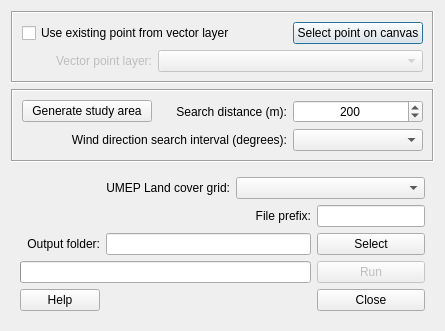
<?xml version="1.0" encoding="UTF-8"?>
<ui version="4.0">
 <class>LandCoverFractionPointDialogBase</class>
 <widget class="QDialog" name="LandCoverFractionPointDialogBase">
  <property name="geometry">
   <rect>
    <x>0</x>
    <y>0</y>
    <width>445</width>
    <height>329</height>
   </rect>
  </property>
  <property name="cursor">
   <cursorShape>ArrowCursor</cursorShape>
  </property>
  <property name="windowTitle">
   <string>Land Cover Fraction Point</string>
  </property>
  <layout class="QVBoxLayout" name="verticalLayout">
   <item>
    <widget class="QFrame" name="frame_2">
     <property name="frameShape">
      <enum>QFrame::Box</enum>
     </property>
     <property name="frameShadow">
      <enum>QFrame::Sunken</enum>
     </property>
     <layout class="QGridLayout" name="gridLayout">
      <item row="0" column="0" colspan="2">
       <widget class="QCheckBox" name="checkBoxVectorLayer">
        <property name="layoutDirection">
         <enum>Qt::LeftToRight</enum>
        </property>
        <property name="text">
         <string>Use existing point from vector layer</string>
        </property>
       </widget>
      </item>
      <item row="0" column="2">
       <widget class="QPushButton" name="selectpoint">
        <property name="contextMenuPolicy">
         <enum>Qt::DefaultContextMenu</enum>
        </property>
        <property name="toolTip">
         <string>Click to create a point from where the calculations will take place. When you click the button, the plugin will be disabled until you have clicked the map canvas.</string>
        </property>
        <property name="whatsThis">
         <string>Select a point on the canvas &lt;a href=README.html&gt; Click here for more info! &lt;/a href&gt;</string>
        </property>
        <property name="text">
         <string>Select point on canvas</string>
        </property>
       </widget>
      </item>
      <item row="1" column="0">
       <widget class="QLabel" name="label_6">
        <property name="enabled">
         <bool>false</bool>
        </property>
        <property name="text">
         <string>Vector point layer:</string>
        </property>
        <property name="alignment">
         <set>Qt::AlignRight|Qt::AlignTrailing|Qt::AlignVCenter</set>
        </property>
        <property name="buddy">
         <cstring>comboBox_Point</cstring>
        </property>
       </widget>
      </item>
      <item row="1" column="1" colspan="2">
       <widget class="QComboBox" name="comboBox_Point">
        <property name="enabled">
         <bool>false</bool>
        </property>
        <property name="toolTip">
         <string>&lt;!DOCTYPE HTML PUBLIC &quot;-//W3C//DTD HTML 4.0//EN&quot; &quot;http://www.w3.org/TR/REC-html40/strict.dtd&quot;&gt;
&lt;html&gt;&lt;head&gt;&lt;meta name=&quot;qrichtext&quot; content=&quot;1&quot; /&gt;&lt;style type=&quot;text/css&quot;&gt;
p, li { white-space: pre-wrap; }
&lt;/style&gt;&lt;/head&gt;&lt;body style=&quot; font-family:'MS Shell Dlg 2'; font-size:8.25pt; font-weight:400; font-style:normal;&quot;&gt;
&lt;p style=&quot; margin-top:0px; margin-bottom:0px; margin-left:0px; margin-right:0px; -qt-block-indent:0; text-indent:0px;&quot;&gt;&lt;span style=&quot; font-size:8pt;&quot;&gt;This Polygon layer could include one single or mutiple squares &lt;/span&gt;&lt;/p&gt;&lt;/body&gt;&lt;/html&gt;</string>
        </property>
       </widget>
      </item>
     </layout>
    </widget>
   </item>
   <item>
    <widget class="QFrame" name="frame_3">
     <property name="frameShape">
      <enum>QFrame::Box</enum>
     </property>
     <property name="frameShadow">
      <enum>QFrame::Sunken</enum>
     </property>
     <layout class="QGridLayout" name="gridLayout_2">
      <item row="0" column="0">
       <widget class="QPushButton" name="generateArea">
        <property name="contextMenuPolicy">
         <enum>Qt::DefaultContextMenu</enum>
        </property>
        <property name="toolTip">
         <string>This button is connected to the Search distance (m). When you click it, a circular polygon layer (Study area) is generated. This is the area that will be used to obtain the land cover fractions.</string>
        </property>
        <property name="whatsThis">
         <string>Select a point on the canvas &lt;a href=README.html&gt; Click here for more info! &lt;/a href&gt;</string>
        </property>
        <property name="text">
         <string>Generate study area</string>
        </property>
       </widget>
      </item>
      <item row="0" column="1">
       <widget class="QLabel" name="label">
        <property name="text">
         <string>Search distance (m):</string>
        </property>
        <property name="alignment">
         <set>Qt::AlignRight|Qt::AlignTrailing|Qt::AlignVCenter</set>
        </property>
       </widget>
      </item>
      <item row="1" column="2">
       <widget class="QComboBox" name="degreeBox">
        <property name="toolTip">
         <string>This decides the interval in search directions for which the morphometric parameters will be calculated.</string>
        </property>
       </widget>
      </item>
      <item row="0" column="2">
       <widget class="QSpinBox" name="spinBox">
        <property name="alignment">
         <set>Qt::AlignCenter</set>
        </property>
        <property name="suffix">
         <string/>
        </property>
        <property name="maximum">
         <number>5000</number>
        </property>
        <property name="singleStep">
         <number>10</number>
        </property>
        <property name="value">
         <number>200</number>
        </property>
       </widget>
      </item>
      <item row="1" column="0" colspan="2">
       <widget class="QLabel" name="label_8">
        <property name="text">
         <string>Wind direction search interval (degrees):</string>
        </property>
        <property name="alignment">
         <set>Qt::AlignRight|Qt::AlignTrailing|Qt::AlignVCenter</set>
        </property>
       </widget>
      </item>
     </layout>
    </widget>
   </item>
   <item>
    <widget class="QFrame" name="frame">
     <property name="frameShape">
      <enum>QFrame::NoFrame</enum>
     </property>
     <property name="frameShadow">
      <enum>QFrame::Raised</enum>
     </property>
     <layout class="QGridLayout" name="gridLayout_3">
      <item row="0" column="2" colspan="2">
       <widget class="QComboBox" name="comboBox_lcgrid">
        <property name="toolTip">
         <string>A integer raster land cover grid consisting of the various land cover. See help for more information.</string>
        </property>
       </widget>
      </item>
      <item row="1" column="2">
       <widget class="QLabel" name="label_9">
        <property name="text">
         <string>File prefix:</string>
        </property>
        <property name="alignment">
         <set>Qt::AlignRight|Qt::AlignTrailing|Qt::AlignVCenter</set>
        </property>
       </widget>
      </item>
      <item row="1" column="3">
       <widget class="QLineEdit" name="textOutput_prefix"/>
      </item>
      <item row="2" column="0">
       <widget class="QLabel" name="label_5">
        <property name="text">
         <string>Output folder:</string>
        </property>
        <property name="alignment">
         <set>Qt::AlignRight|Qt::AlignTrailing|Qt::AlignVCenter</set>
        </property>
       </widget>
      </item>
      <item row="2" column="1" colspan="2">
       <widget class="QLineEdit" name="textOutput"/>
      </item>
      <item row="2" column="3">
       <widget class="QPushButton" name="pushButtonSave">
        <property name="text">
         <string>Select</string>
        </property>
       </widget>
      </item>
      <item row="3" column="0" colspan="3">
       <widget class="QProgressBar" name="progressBar">
        <property name="value">
         <number>0</number>
        </property>
        <property name="alignment">
         <set>Qt::AlignCenter</set>
        </property>
        <property name="format">
         <string/>
        </property>
       </widget>
      </item>
      <item row="3" column="3">
       <widget class="QPushButton" name="runButton">
        <property name="enabled">
         <bool>false</bool>
        </property>
        <property name="text">
         <string>Run</string>
        </property>
       </widget>
      </item>
      <item row="4" column="0">
       <widget class="QPushButton" name="helpButton">
        <property name="text">
         <string>Help</string>
        </property>
       </widget>
      </item>
      <item row="4" column="3">
       <widget class="QPushButton" name="closeButton">
        <property name="enabled">
         <bool>true</bool>
        </property>
        <property name="text">
         <string>Close</string>
        </property>
       </widget>
      </item>
      <item row="4" column="2">
       <spacer name="horizontalSpacer">
        <property name="orientation">
         <enum>Qt::Horizontal</enum>
        </property>
        <property name="sizeHint" stdset="0">
         <size>
          <width>40</width>
          <height>20</height>
         </size>
        </property>
       </spacer>
      </item>
      <item row="0" column="1">
       <widget class="QLabel" name="label_2">
        <property name="text">
         <string>UMEP Land cover grid:</string>
        </property>
        <property name="alignment">
         <set>Qt::AlignRight|Qt::AlignTrailing|Qt::AlignVCenter</set>
        </property>
        <property name="buddy">
         <cstring>comboBox_lcgrid</cstring>
        </property>
       </widget>
      </item>
     </layout>
    </widget>
   </item>
  </layout>
 </widget>
 <resources/>
 <connections>
  <connection>
   <sender>checkBoxVectorLayer</sender>
   <signal>clicked(bool)</signal>
   <receiver>label_6</receiver>
   <slot>setEnabled(bool)</slot>
   <hints>
    <hint type="sourcelabel">
     <x>23</x>
     <y>25</y>
    </hint>
    <hint type="destinationlabel">
     <x>150</x>
     <y>69</y>
    </hint>
   </hints>
  </connection>
  <connection>
   <sender>checkBoxVectorLayer</sender>
   <signal>clicked(bool)</signal>
   <receiver>comboBox_Point</receiver>
   <slot>setEnabled(bool)</slot>
   <hints>
    <hint type="sourcelabel">
     <x>19</x>
     <y>30</y>
    </hint>
    <hint type="destinationlabel">
     <x>234</x>
     <y>58</y>
    </hint>
   </hints>
  </connection>
  <connection>
   <sender>checkBoxVectorLayer</sender>
   <signal>clicked(bool)</signal>
   <receiver>selectpoint</receiver>
   <slot>setDisabled(bool)</slot>
   <hints>
    <hint type="sourcelabel">
     <x>74</x>
     <y>22</y>
    </hint>
    <hint type="destinationlabel">
     <x>425</x>
     <y>43</y>
    </hint>
   </hints>
  </connection>
  <connection>
   <sender>closeButton</sender>
   <signal>clicked()</signal>
   <receiver>LandCoverFractionPointDialogBase</receiver>
   <slot>accept()</slot>
   <hints>
    <hint type="sourcelabel">
     <x>339</x>
     <y>300</y>
    </hint>
    <hint type="destinationlabel">
     <x>267</x>
     <y>326</y>
    </hint>
   </hints>
  </connection>
 </connections>
</ui>
